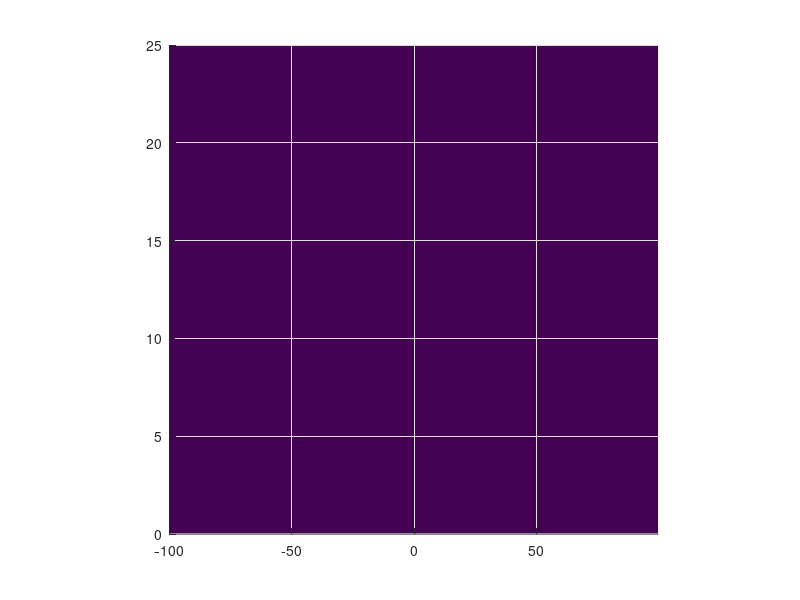
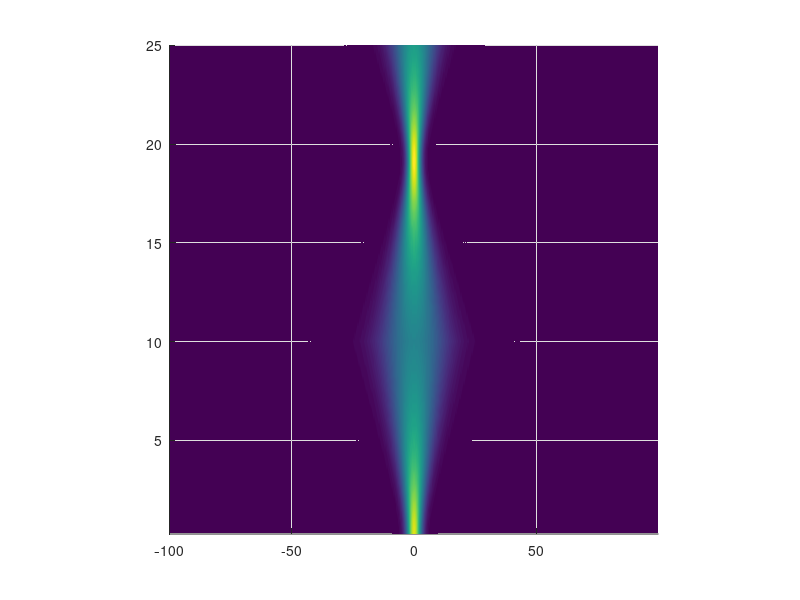
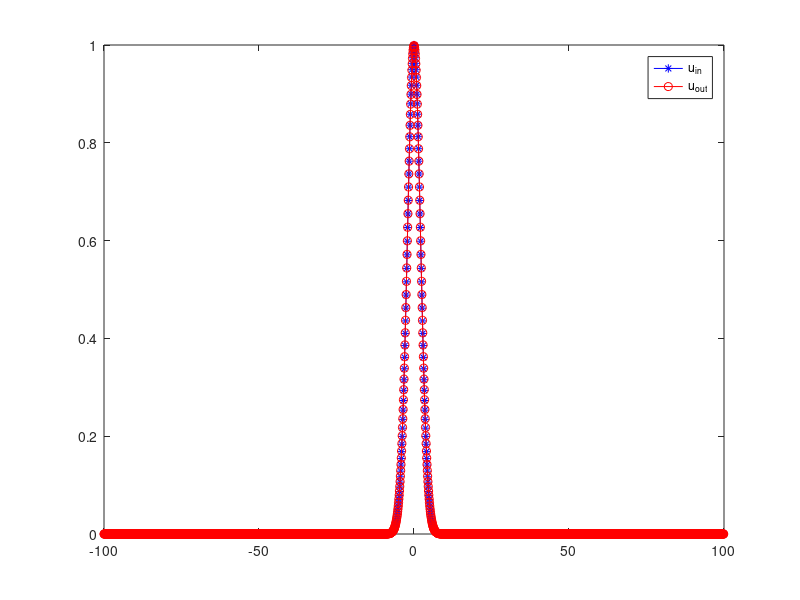

The MATLAB source for these figures, in order:
clc; clear all; format long;
N=1024*2; L=200; x=(L/N)*(-N/2:N/2-1); dx=x(2)-x(1);
k=(2*pi/L)*[0:N/2-1 -N/2:-1];  w=3; uin=exp(-(x/w).^2); 

S=1000; zmax=25; z=0; zz=linspace(0,zmax,S); h=zz(2)-zz(1);
count=0; dim=0; savestep=10; u0=uin; 
% Definition of the transmittance function of a thin lens
pot=zeros(S,N); F=h*200
zfin=200; 
pot(2*zfin,:)=-(1/h)*x.^2/(4*F);

[X,ZZ]=meshgrid(x,zz);
figure(1); surf(X,ZZ,abs(pot)); shading interp; view([0 90]); 
axis square; axis tight;

for m=1:S
    po=pot(m,:);
u1=ifft(fft(u0).*exp(-1i*0.5*h*k.^2));   % First step of SSF
u2=exp(1i*h*po).*u1;                     % Second step of SSF
u3=ifft(fft(u2).*exp(-1i*0.5*h*k.^2));   % Second step of SSF
u0=u3; z=z+h; count=count+1; 
if (count==savestep) dim=dim+1; field(dim,:)=u0; z1(dim)=z; count=0; end
end
[X,Z]=meshgrid(x,z1);
figure(2); surf(X,Z,abs(field)); shading interp; view([0 90]); 
axis square; axis tight;
figure(3); plot(x,abs(uin),'-*b',x,abs(field(80,:)),'-or');
legend('u_{in}','u_{out}')
% figure(3); plot(x,abs(uin),'-*b',x,abs(field(dim,:)),'-or');